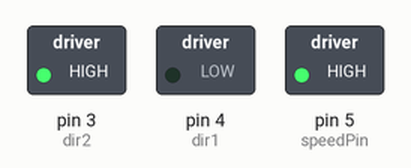
This sketch was run on a simulated Arduino Uno, built with avr-gcc and run on an emulated ATmega328P. Shown: switched loads named in the sketch (green lamp = pin HIGH).

Above: at 0.1 s.
Timing chart, 0 to 1.6 s (numbered marks = the images above):
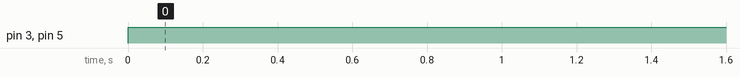

The sketch:

66.IR_remote_dc_motor_speed_direction.ino
```cpp
// dc-motor part
int speedPin = 5;
int dir1 = 4;
int dir2 = 3;

int speedVal = 255;


// IR remote control part

void setup() {
  // put your setup code here, to run once:
  pinMode(speedPin, OUTPUT);
  pinMode(dir1, OUTPUT);
  pinMode(dir2, OUTPUT);

  Serial.begin(9600);
}

void loop() {
  // put your main code here, to run repeatedly:

  digitalWrite(dir1, LOW);
  digitalWrite(dir2, HIGH);
  analogWrite(speedPin, speedVal);

}
```

Measured:
- by itself, pin 3 (dir2), pin 5 (speedPin): LOW → HIGH at 0.00 s
